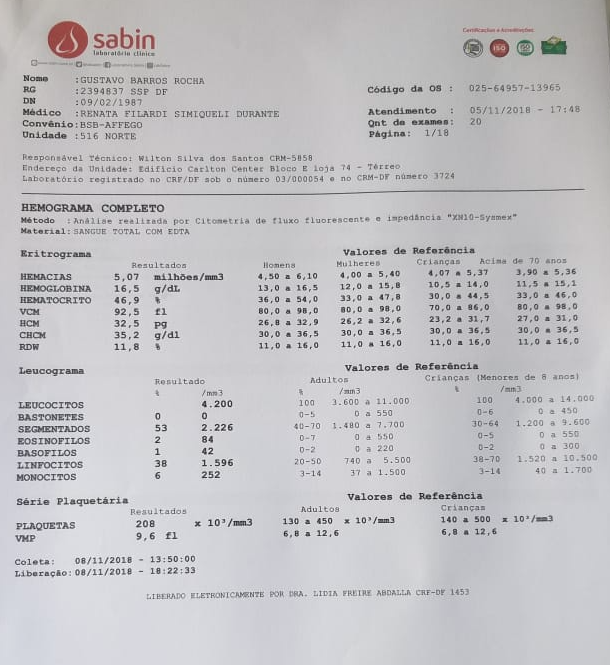
#> input picture images/exame1-1.png, 610 x 665 px
$ jupyter execute testing.ipynb
#> lines starting #> are read from the running program, lines starting #| are printed output that depends on the picture
[cell 1]
import cv2

[cell 2]
import matplotlib.pyplot as plt
import numpy as np

[cell 3]
def display_img(img):
    fig = plt.figure(figsize=(15,15))
    ax = fig.add_subplot(111)
    ax.imshow(img, cmap='gray')

[cell 4]
img = cv2.imread('images/exame1-1.png')
#> img is the input picture: shape (665, 610, 3); mean B, G, R 196.2, 193.2, 194.1

[cell 5]
display_img(img)

[cell 6]
img2 = cv2.bilateralFilter(img, 9,75,75)
display_img(img2)

[cell 7]
kernel_5 = np.ones((5,5), dtype=np.float32)
kernel_3 = np.ones((3,3), dtype=np.float32)
kernel_1 = np.ones((1,1), dtype=np.float32)

[cell 8]
opening = cv2.morphologyEx(img, cv2.MORPH_OPEN, kernel_3)
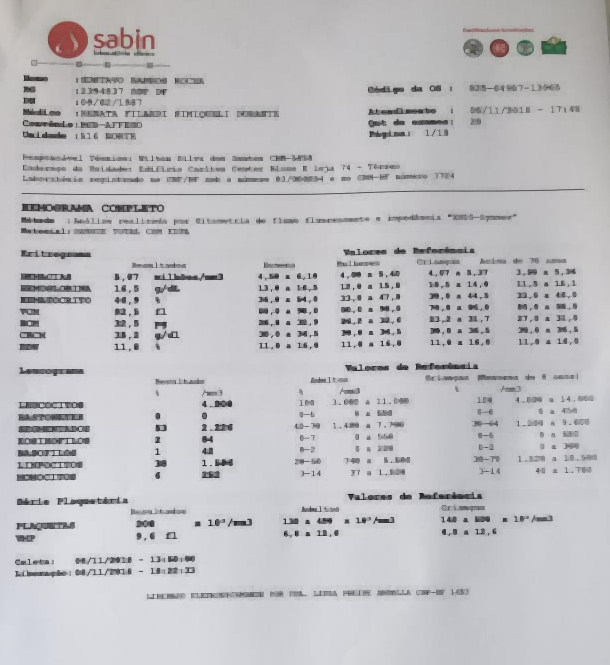
#> opening: shape (665, 610, 3); mean B, G, R 192.3, 189.2, 190.1
display_img(opening)
